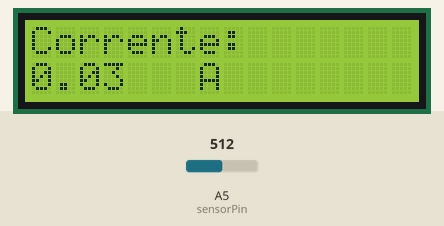
Recording of a sketch running on a simulated Arduino Uno, built with avr-gcc and run on an emulated ATmega328P. On the bench: 16×2 character LCD. The test bench sets the inputs (shaded band); at power-on: A5 (sensorPin) = 512. What the sketch prints to the serial monitor is not drawn.

Above: at 1.2 s.
1.3 s: A5 (sensorPin) set to 716
At 2.5 s:
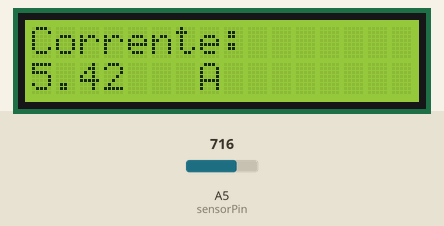
2.8 s: A5 (sensorPin) set to 900
At 3.4 s:
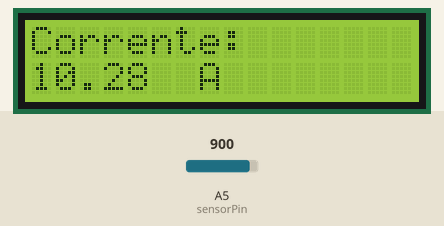
4.3 s: A5 (sensorPin) set to 1023
At 5.5 s:
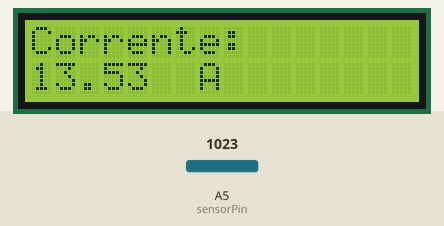
5.8 s: A5 (sensorPin) set to 899
At 6.4 s:
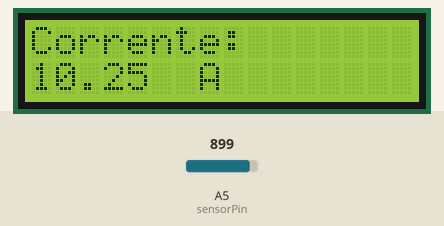
7.3 s: A5 (sensorPin) set to 875
At 7.8 s:
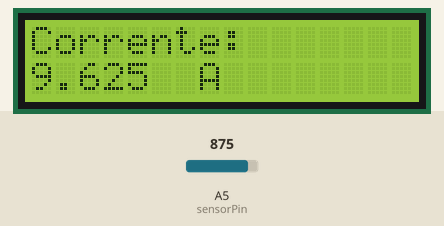
Timing chart, 0 to 9.9 s (numbered marks = the images above; inputs shaded):
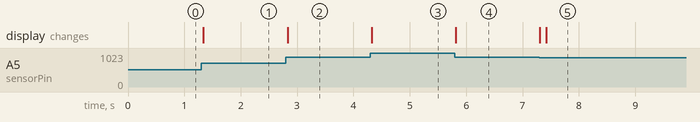

Measured:
- after the input at 1.3 s, the display: changes at once (image 1)
- after the input at 2.8 s, the display: changes at once (image 2)
- after the input at 4.3 s, the display: changes at once (image 3)
- after the input at 5.8 s, the display: changes at once (image 4)
- after the input at 7.3 s, the display: first changes at once (image 5 shows a later state)

The sketch:

SensorCorrente.ino
```cpp
//http://helpdev.com.br/2014/01/01/arduino-sensor-de-corrente-acs712-em-ac-e-dc-monitoring-current-with-arduino-and-acs712/

// include the library code:
#include <LiquidCrystal.h>

// initialize the library with the numbers of the interface pins
LiquidCrystal lcd (8, 9, 4, 5, 6, 7);

int sensorPin =A5;

int sensorValue_aux = 0;
float sensorValue = 0;
float currentValue = 0;
float voltsporUnidade = 0.004887586;// 5%1023

void setup() {
  Serial.begin(9600);
  pinMode(sensorPin, INPUT);
    // set up the LCD's number of columns and rows:
  lcd.begin(16, 2);
  // Print a message to the LCD.
  lcd.print("Corrente:");
}

void loop() {

  for(int i=100; i>0; i--){
    sensorValue_aux = (analogRead(sensorPin) -511); // le o sensor na pino analogico A0 e ajusta o valor lido ja que a saída do sensor é (1023)vcc/2 para corrente =0
    sensorValue += pow(sensorValue_aux,2); // somam os quadrados das leituras.
  }

  sensorValue = (sqrt(sensorValue/ 100)) * voltsporUnidade; // finaliza o calculo da méida quadratica e ajusta o valor lido para volts
  currentValue = (sensorValue/0.185); // calcula a corrente considerando a sensibilidade do sernsor (185 mV por amper)

  // mostra o resultado no terminal
  Serial.print(currentValue,3);
  Serial.print(" A \n" );

   // set the cursor to column 0, line 1
  // (note: line 1 is the second row, since counting begins with 0):
  lcd.setCursor(0, 1);
  // print the number of seconds since reset:
  lcd.print(currentValue);
  lcd.setCursor(7, 1);
  lcd.print("A");
  sensorValue =0;


  delay(100);

}
```
